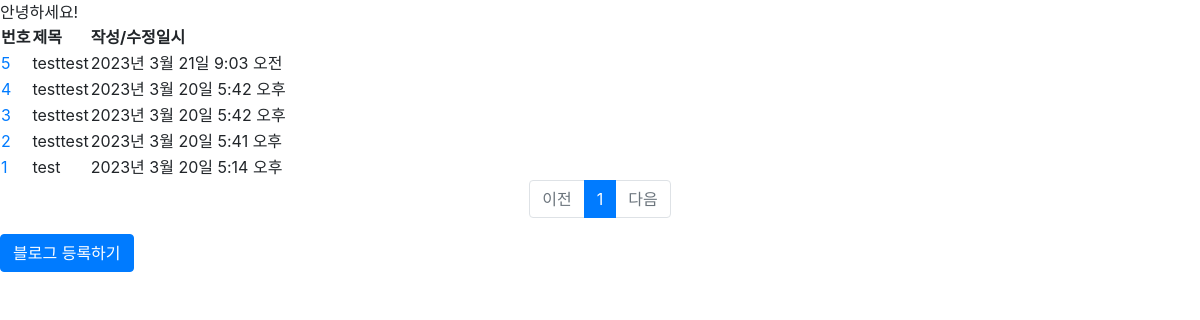
Page /app01/ on the earlier database version.
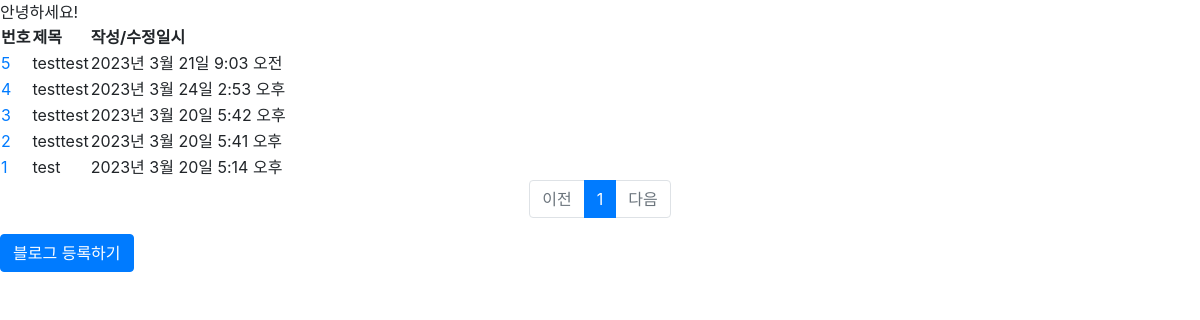
Same page on the later database version.
### app01/models.py (models this page shows, shortened)
class Blog(models.Model):
    subject = models.CharField(max_length=45, null=False)
    ctx_text = models.TextField(null=True, blank=True)
    ctx_image = models.ImageField(null=True, blank=True)
    create_date = models.DateTimeField(auto_now_add=True)
    modify_date = models.DateTimeField(auto_now=True)
    class Meta:
        verbose_name = "블로그"

### app01/views.py (the view)
# urls.py: path('', index, name="index"),
def index(request):
    page = request.GET.get("page", '1')  # 페이지 정보를 받아오고 없으면 초기값 1
    blog_list = Blog.objects.order_by("-create_date") # order by create_date desc
    paginator = Paginator(blog_list, 10)  # 10개씩
    object_list = paginator.get_page(page)
    context = {"title":"테스트", "object_list":object_list}
    return render(request, "app01/index.html", context)

### app01/templates/app01/index.html
{% extends 'base.html' %}
{% block content %}
안녕하세요!<br>
<div>
    <table>
        <thead>
            <tr>
                <th>번호</th>
                <th>제목</th>
                <th>작성/수정일시</th>
            </tr>
        </thead>
        <tbody>
            {% for blog in object_list %}
            <tr>
                <td><a href="{% url 'app01:modify_blog' id=blog.id %}">{{ blog.id }}</a></td>
                <td>{{ blog.subject }}</td>
                <td>{{ blog.modify_date }}</td>
            </tr>
            {% endfor %}
        </tbody>
    </table>
</div>
<div>
    {% include "pagination.html" %}
    <a href="{% url 'app01:create_blog' %}" class="btn btn-primary">블로그 등록하기</a>
</div>
{% endblock %}

### templates/base.html (shortened to what this page needs)
{% load static %}
<!doctype html>
<html lang="ko">
<head>
    <link href="{% static 'app01/bower_components/bootstrap/dist/css/bootstrap.min.css' %}" rel="stylesheet">
</head>
<body>
{% block content %}
{% endblock %}
</body>
</html>

### templates/pagination.html
<ul class="pagination justify-content-center">
    {% if object_list.has_previous %}
    <li class="page-item">
        <a class="page-link" href="?page={{ object_list.previous_page_number }}">이전</a>
    </li>
    {% else %}
    <li class="page-item disabled">
        <a class="page-link" tabindex="-1" aria-disabled="true" href="#">이전</a>
    </li>
    {% endif %}
    {% for page_number in object_list.paginator.page_range %}
    {% if page_number >= object_list.number|add:-5 and page_number <= object_list.number|add:5 %}
    {% if page_number == object_list.number %}
    <li class="page-item active" aria-current="page">
        <a class="page-link" href="?page={{ page_number }}">{{ page_number }}</a>
    </li>
    {% else %}
    <li class="page-item">
        <a class="page-link" href="?page={{ page_number }}">{{ page_number }}</a>
    </li>
    {% endif %}
    {% endif %}
    {% endfor %}
    {% if object_list.has_next %}
    <li class="page-item">
        <a class="page-link" href="?page={{ object_list.next_page_number }}">다음</a>
    </li>
    {% else %}
    <li class="page-item disabled">
        <a class="page-link" tabindex="-1" aria-disabled="true" href="#">다음</a>
    </li>
    {% endif %}
</ul>

Differences in the rows shown:
changed Blog id 4: modify_date "2023년 3월 20일 5:42 오후" → "2023년 3월 24일 2:53 오후"
